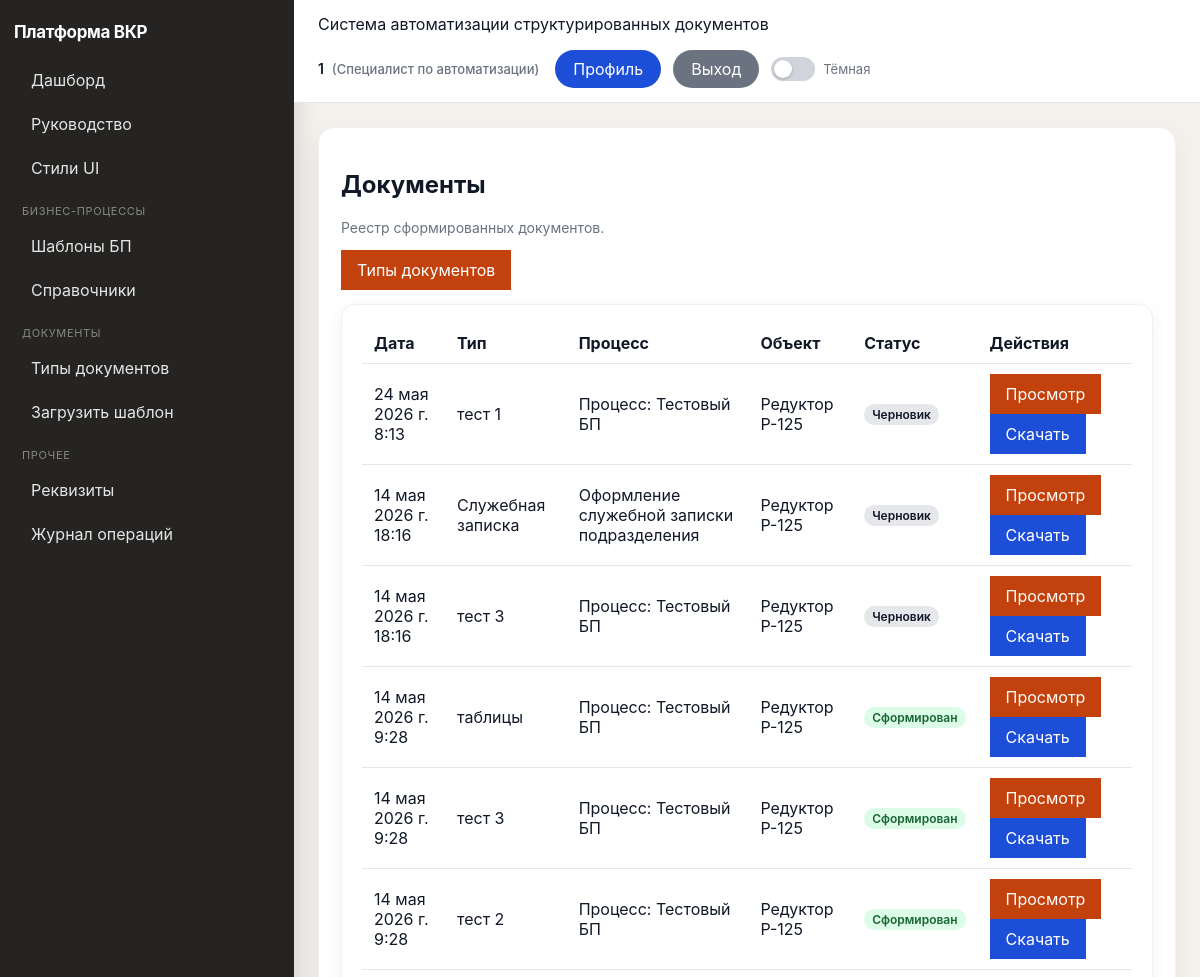
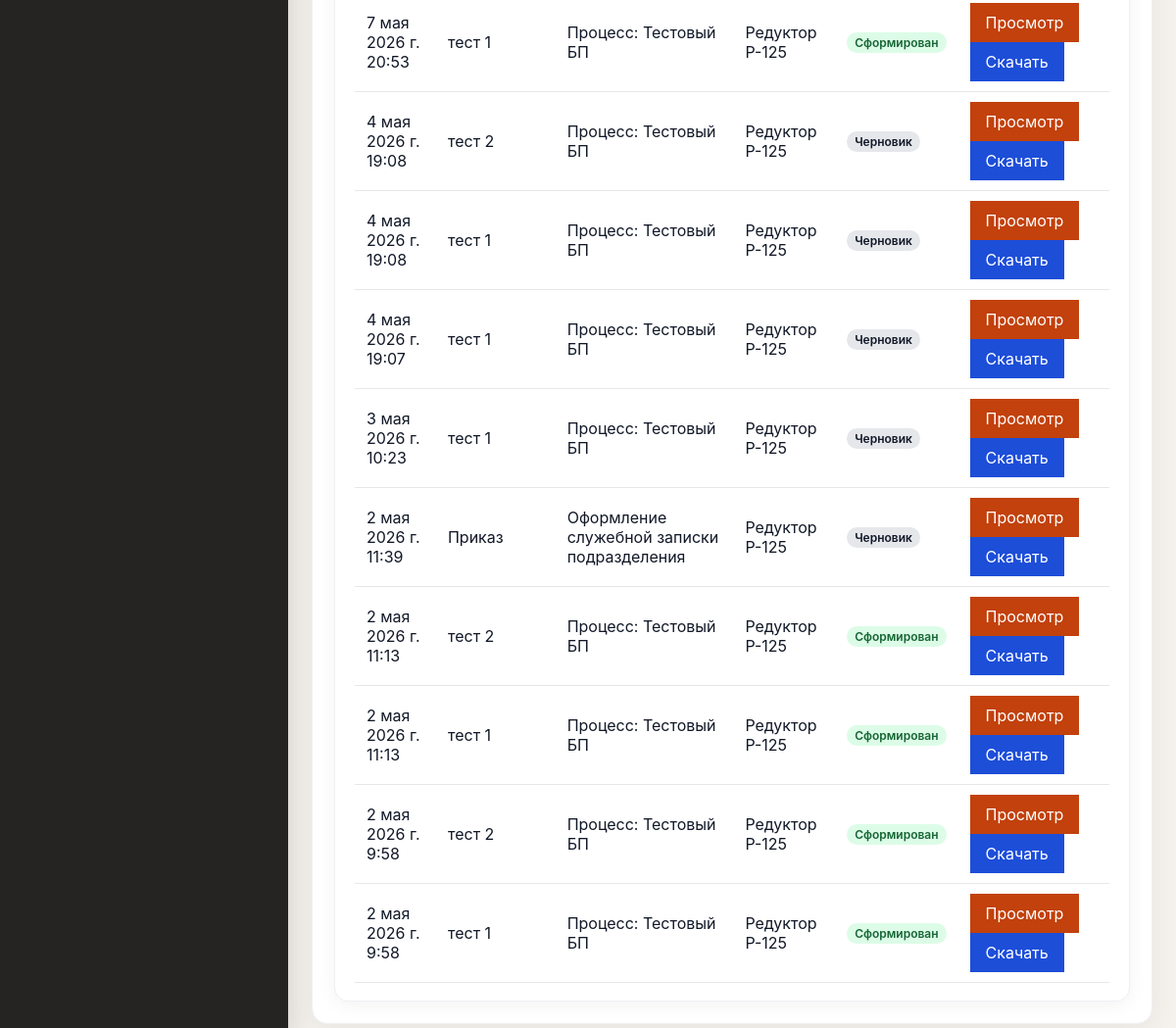
The app's page /ui/templates/ (signed in) with its own data (2 pictures, top to bottom).
### apps/users/models.py (models this page shows, shortened)
class Users(models.Model):
    user_id = models.BigAutoField(primary_key=True)
    login = models.CharField(max_length=150, unique=True)
    full_name = models.CharField(max_length=255)
    password = models.CharField(max_length=255, default="changeme")
    password_hash = models.CharField(max_length=255, blank=True)
    role_id = models.ForeignKey("roles.Roles", on_delete=models.PROTECT, related_name="users")
    class Meta:
        db_table = "Users"

### apps/roles/models.py (models this page shows, shortened)
class Roles(models.Model):
    role_id = models.BigAutoField(primary_key=True)
    role_name = models.CharField(max_length=50, unique=True)
    description = models.TextField(blank=True)
    class Meta:
        db_table = "Roles"

### apps/documents/models.py (models this page shows)
class Documents(models.Model):
    STATUS_CHOICES = (
        ("draft", "draft"),
        ("filled", "filled"),
        ("generated", "generated"),
        ("archived", "archived"),
    )
    document_id = models.BigAutoField(primary_key=True)
    status = models.CharField(max_length=50, choices=STATUS_CHOICES, default="draft")
    created_at = models.DateTimeField(auto_now_add=True)
    document_type_id = models.ForeignKey("templates_cfg.DocumentTypes", on_delete=models.PROTECT, related_name="documents")
    object_id = models.ForeignKey("templates_cfg.ProductionObjects", on_delete=models.PROTECT, related_name="documents")
    user_id = models.ForeignKey("users.Users", on_delete=models.PROTECT, related_name="documents")
    process_id = models.ForeignKey("processes.Processes", on_delete=models.PROTECT, related_name="documents")
    generated_html = models.TextField(blank=True)
    generated_file = models.FileField(upload_to="generated_docs/", null=True, blank=True)
    table_rows_json = models.TextField(
        default="[]",
        blank=True,
        help_text="JSON-массив строк таблицы: [{\"col_key\": \"значение\", ...}, ...] для шаблонов с таблицей.",
    )
    class Meta:
        db_table = "Documents"
        ordering = ("-created_at",)

### apps/templates_cfg/models.py (models this page shows, shortened)
class DocumentTypes(models.Model):
    document_type_id = models.BigAutoField(primary_key=True)
    name = models.CharField(max_length=255)
    description = models.TextField(blank=True)
    template_file = models.FileField(upload_to="doc_templates/", null=True, blank=True)
    template_html = models.TextField(blank=True)
    has_table_template = models.BooleanField(
        default=False,
        help_text="В DOCX есть повторяющаяся таблица: две подряд строки с одинаковыми плейсхолдерами; ключи не дублируются в каталоге полей.",
    )
    table_anchor_json = models.TextField(
        blank=True,
        default="",
        help_text="JSON: индекс таблицы и две строки-шаблона, например {\"table_idx\":0,\"row0\":1,\"row1\":2}.",
    )
    class Meta:
        db_table = "DocumentTypes"

class ProductionObjects(models.Model):
    object_id = models.BigAutoField(primary_key=True)
    object_type = models.CharField(max_length=255)
    name = models.CharField(max_length=255)
    source_record = models.ForeignKey(
        "bpm.DictionaryRecord",
        on_delete=models.SET_NULL,
        null=True,
        blank=True,
        related_name="production_objects",
        help_text="Если задано — объект создан из записи справочника.",
    )
    class Meta:
        db_table = "ProductionObjects"

### apps/processes/models.py (models this page shows, shortened)
class Processes(models.Model):
    process_id = models.BigAutoField(primary_key=True)
    name = models.CharField(max_length=255)
    description = models.TextField(blank=True)
    class Meta:
        db_table = "Processes"

### apps/templates_cfg/views.py (the view)
# urls.py: path("ui/templates/", UITemplateListView.as_view(), name="ui-templates"),
class UITemplateListView(LoginRequiredRoleMixin, View):
    allowed_roles = {"ADMIN", "SPECIALIST"}
    def get(self, request):
        documents = Documents.objects.select_related("document_type_id", "process_id", "object_id", "user_id").all()[:200]
        return render(request, "ui/specialist/documents_registry.html", {"documents": documents})

### apps/users/context_processors.py (called while the page is built)
def current_enterprise_user(request):
    return {"current_enterprise_user": get_request_user(request)}

### apps/users/permissions.py (called while the page is built)
def get_request_user(request):
    params = getattr(request, "query_params", getattr(request, "GET", {}))
    user_id = request.session.get("user_id") or request.headers.get("X-User-Id") or params.get("user_id")
    if not user_id:
        return None
    try:
        return Users.objects.select_related("role_id").get(user_id=user_id)
    except Users.DoesNotExist:
        return None

### apps/users/templatetags/ui_labels.py (called while the page is built)
@register.filter
def role_ru(value):
    return ROLE_LABELS.get(value, value)

@register.filter
def status_ru(value):
    return STATUS_LABELS.get(value, value)

### apps/users/ui_permissions.py (called while the page is built)
    @method_decorator(csrf_protect)
    def dispatch(self, request, *args, **kwargs):
        user = get_request_user(request)
        if not user:
            return redirect("login-page")
        request.enterprise_user = user
        if self.allowed_roles and user.role_id.role_name not in self.allowed_roles:
            return redirect("dashboard")
        return super().dispatch(request, *args, **kwargs)

### templates/ui/specialist/documents_registry.html
{% extends "ui/base.html" %}
{% load ui_labels %}
{% block content %}
<h2>Документы</h2>
<p class="text-muted">Реестр сформированных документов.</p>
<div style="margin-bottom:14px;">
  <a href="/ui/document-types/" class="btn btn-edit">Типы документов</a>
</div>
<div class="card">
<table class="zebra">
  <thead><tr><th>Дата</th><th>Тип</th><th>Процесс</th><th>Объект</th><th>Статус</th><th>Действия</th></tr></thead>
  <tbody>
  {% for d in documents %}
    <tr>
      <td>{{ d.created_at }}</td>
      <td>{{ d.document_type_id.name }}</td>
      <td>{{ d.process_id.name }}</td>
      <td>{{ d.object_id.name }}</td>
      <td><span class="status-pill status-{{ d.status }}">{{ d.status|status_ru }}</span></td>
      <td>
        <a href="/ui/documents/{{ d.document_id }}/preview/" class="btn btn-edit btn-inline">Просмотр</a>
        <a href="/ui/documents/{{ d.document_id }}/download/" class="btn btn-save btn-inline">Скачать</a>
      </td>
    </tr>
  {% empty %}
    <tr><td colspan="6">Документы отсутствуют</td></tr>
  {% endfor %}
  </tbody>
</table>
</div>
{% endblock %}

### templates/ui/base.html (shortened to what this page needs)
<!doctype html>
<html lang="ru">
<head>
</head>
{% load ui_labels %}
<body>
<div class="layout">
    <aside class="sidebar">
        <div class="brand">Платформа ВКР</div>
        <nav class="menu">
            <a href="/" class="{% if request.path == '/' %}active{% endif %}">Дашборд</a>
            <a href="/ui/help/" class="{% if '/ui/help/' in request.path %}active{% endif %}">Руководство</a>
            {% if current_enterprise_user %}
            <a href="{% url 'ui-system-styleguide' %}" class="{% if '/ui/system/styleguide' in request.path %}active{% endif %}">Стили UI</a>
                {% if current_enterprise_user.role_id.role_name == "ADMIN" %}
                    <div class="menu-title">Основное</div>
                    <a href="/ui/users/" class="{% if '/ui/users/' in request.path %}active{% endif %}">Пользователи</a>
                    <a href="/ui/roles/" class="{% if '/ui/roles/' in request.path %}active{% endif %}">Роли</a>
                    <a href="/ui/documents/" class="{% if '/ui/documents/' in request.path %}active{% endif %}">Документы</a>
                    <div class="menu-title">Контроль</div>
                    <a href="/ui/logs/" class="{% if '/ui/logs/' in request.path %}active{% endif %}">Журнал операций</a>
                {% elif current_enterprise_user.role_id.role_name == "SPECIALIST" %}
                    <div class="menu-title">Бизнес-процессы</div>
                    <a href="/ui/bpm/process-templates/" class="{% if '/ui/bpm/process-templates' in request.path %}active{% endif %}">Шаблоны БП</a>
                    <a href="/ui/bpm/dictionaries/" class="{% if '/ui/bpm/dictionaries' in request.path %}active{% endif %}">Справочники</a>
                    <div class="menu-title">Документы</div>
                    <a href="/ui/document-types/" class="{% if '/ui/document-types/' in request.path %}active{% endif %}">Типы документов</a>
                    <a href="/ui/templates/create/" class="{% if '/ui/templates/create' in request.path %}active{% endif %}">Загрузить шаблон</a>
                    <div class="menu-title">Прочее</div>
                    <a href="/ui/requisites/" class="{% if '/ui/requisites/' in request.path %}active{% endif %}">Реквизиты</a>
                    <a href="/ui/logs/" class="{% if '/ui/logs/' in request.path %}active{% endif %}">Журнал операций</a>
                {% endif %}
            {% endif %}
        </nav>
    </aside>
    <main class="main">
        <div class="topbar">
            <div>
                Система автоматизации структурированных документов
            </div>
            <div class="topbar-user">
                {% if current_enterprise_user %}
                    <span class="topbar-user-meta">
                        <strong>{{ current_enterprise_user.full_name }}</strong>
                        <span class="topbar-user-role">({{ current_enterprise_user.role_id.role_name|role_ru }})</span>
                    </span>
                    <div class="topbar-actions">
                        <a href="/profile/" class="btn btn-save btn-pill btn-inline">Профиль</a>
                        <a href="/logout/" class="btn btn-back btn-pill btn-inline">Выход</a>
                        <label class="theme-toggle" title="Тёмная тема">
                            <span class="theme-toggle-track" aria-hidden="true"></span>
                            <span class="theme-toggle-label">Тёмная</span>
                        </label>
                    </div>
                {% else %}
                    <a href="/login/" class="btn btn-save btn-pill">Вход</a>
                {% endif %}
            </div>
        </div>
        <div class="content">
            <div class="panel">
                {% block content %}{% endblock %}
            </div>
        </div>
    </main>
</div>
</body>
</html>

### templates/ui/base.html (style rules this page uses)
:root { --bg: #f5f2ed; --sidebar-bg: #252423; --sidebar-text: #e8e6e3; --card: #ffffff; --border: #e5e7eb; --card-border: #eef0f4; --topbar-bg: #ffffff; --text: #111827; --muted: #6b7280; --save: #1d4ed8; --edit: #c2410c; --delete: #b91c1c; --back: #6b7280; --info: #2563eb; --ok: #16a34a; --warn: #ca8a04; --err: #dc2626; --link: #2563eb; --row-hover: #f8fafc; --input-bg: #ffffff; --input-border: #d1d5db; --field-border: #f1f5f9; --readonly-bg: #f8fafc; --readonly-text: #334155; --panel-shadow: rgba(15, 23, 42, 0.06); --card-shadow: rgba(15, 23, 42, 0.05); --toggle-track: #d1d5db; --toggle-thumb: #ffffff; --inset-bg: #fafafa; }
body { font-family: -apple-system, BlinkMacSystemFont, "Segoe UI", sans-serif; margin: 0; background:var(--bg); color:var(--text); transition: background .2s, color .2s; }
.layout { display:flex; min-height: 100vh; }
.sidebar { width:264px; background:var(--sidebar-bg); color:var(--sidebar-text); padding:22px 16px 22px 14px; box-shadow: 4px 0 24px rgba(0,0,0,.12); }
.brand { font-weight:700; margin-bottom:18px; letter-spacing:-0.02em; color:#fff; font-size:17px; }
.menu-title { margin:16px 0 8px 8px; color:rgba(255,255,255,.45); font-size:11px; text-transform:uppercase; letter-spacing:.06em; }
.menu a { display:block; padding:10px 12px 10px 14px; text-decoration:none; color:rgba(255,255,255,.88); border-radius:10px; margin-bottom:4px; transition: background .15s; border-left:3px solid transparent; }
.main { flex:1; }
.topbar { background:var(--topbar-bg); border-bottom:1px solid var(--border); padding:14px 24px; display:flex; justify-content:space-between; align-items:center; gap:16px; flex-wrap:wrap; transition: background .2s, border-color .2s; }
.topbar-user { display:flex; align-items:center; gap:12px 16px; flex-wrap:wrap; justify-content:flex-end; }
.topbar-user-meta { font-size:14px; line-height:1.35; }
.topbar-user-meta strong { font-weight:600; }
.topbar-user-role { color:var(--muted); font-size:13px; font-weight:500; margin-left:4px; }
.topbar-actions { display:inline-flex; align-items:center; gap:8px; flex-wrap:wrap; }
.theme-toggle { display:inline-flex; align-items:center; gap:8px; cursor:pointer; user-select:none; margin:0; }
.theme-toggle-track { width:44px; height:24px; background:var(--toggle-track); border-radius:999px; position:relative; transition: background .2s; flex-shrink:0; }
.theme-toggle-track::after { content:""; position:absolute; width:18px; height:18px; background:var(--toggle-thumb); border-radius:50%; top:3px; left:3px; transition: transform .2s, background .2s; box-shadow:0 1px 3px rgba(0,0,0,.25); }
.theme-toggle-label { font-size:13px; color:var(--muted); white-space:nowrap; }
.content { padding:24px; }
.panel { background:var(--card); border-radius:16px; padding:22px; box-shadow:0 8px 30px var(--panel-shadow); border:1px solid var(--card-border); transition: background .2s, border-color .2s, box-shadow .2s; }
table { width:100%; border-collapse: collapse; }
th, td { text-align:left; padding:10px 12px; border-bottom:1px solid var(--border); }
.btn { display:inline-block; padding:10px 16px; color:#fff; text-decoration:none; text-align:center; }
.btn-save { background:var(--save); }
.btn-edit { background:var(--edit); color:#fff; }
.btn-back { background:var(--back); color:#fff; }
.btn-inline { width:auto; margin:0 4px 0 0; }
.btn-pill { border-radius: 999px; padding: 9px 18px; }
.card { background:var(--card); border-radius:14px; padding:18px 20px; border:1px solid var(--card-border); box-shadow:0 4px 18px var(--card-shadow); transition: background .2s, border-color .2s, box-shadow .2s; }
.text-muted { color:var(--muted); font-size:14px; }
.status-pill { display:inline-block; padding:3px 8px; border-radius:999px; font-size:12px; font-weight:600; }
.status-draft { background:#e5e7eb; color:#111827; }
.status-generated { background:#dcfce7; color:#166534; }

### records on screen
Users: full_name "1", role_id.role_name|role_ru "Специалист по автоматизации"
Documents: created_at "24 мая 2026 г. 8:13", document_type_id.name "тест 1", process_id.name "Процесс: Тестовый БП", object_id.name "Редуктор Р-125", status|status_ru "Черновик"
Documents: created_at "14 мая 2026 г. 18:16", document_type_id.name "Служебная записка", process_id.name "Оформление служебной записки подразделения", object_id.name "Редуктор Р-125", status|status_ru "Черновик"
Documents: created_at "14 мая 2026 г. 18:16", document_type_id.name "тест 3", process_id.name "Процесс: Тестовый БП", object_id.name "Редуктор Р-125", status|status_ru "Черновик"
Documents: created_at "14 мая 2026 г. 9:28", document_type_id.name "таблицы", process_id.name "Процесс: Тестовый БП", object_id.name "Редуктор Р-125", status|status_ru "Сформирован"
Documents: created_at "14 мая 2026 г. 9:28", document_type_id.name "тест 3", process_id.name "Процесс: Тестовый БП", object_id.name "Редуктор Р-125", status|status_ru "Сформирован"
Documents: created_at "14 мая 2026 г. 9:28", document_type_id.name "тест 2", process_id.name "Процесс: Тестовый БП", object_id.name "Редуктор Р-125", status|status_ru "Сформирован"
Documents: created_at "7 мая 2026 г. 20:53", document_type_id.name "тест 1", process_id.name "Процесс: Тестовый БП", object_id.name "Редуктор Р-125", status|status_ru "Сформирован"
Documents: created_at "4 мая 2026 г. 19:08", document_type_id.name "тест 2", process_id.name "Процесс: Тестовый БП", object_id.name "Редуктор Р-125", status|status_ru "Черновик"
Documents: created_at "4 мая 2026 г. 19:08", document_type_id.name "тест 1", process_id.name "Процесс: Тестовый БП", object_id.name "Редуктор Р-125", status|status_ru "Черновик"
Documents: created_at "4 мая 2026 г. 19:07", document_type_id.name "тест 1", process_id.name "Процесс: Тестовый БП", object_id.name "Редуктор Р-125", status|status_ru "Черновик"
Documents: created_at "3 мая 2026 г. 10:23", document_type_id.name "тест 1", process_id.name "Процесс: Тестовый БП", object_id.name "Редуктор Р-125", status|status_ru "Черновик"
Documents: created_at "2 мая 2026 г. 11:39", document_type_id.name "Приказ", process_id.name "Оформление служебной записки подразделения", object_id.name "Редуктор Р-125", status|status_ru "Черновик"
Documents: created_at "2 мая 2026 г. 11:13", document_type_id.name "тест 2", process_id.name "Процесс: Тестовый БП", object_id.name "Редуктор Р-125", status|status_ru "Сформирован"
Documents: created_at "2 мая 2026 г. 11:13", document_type_id.name "тест 1", process_id.name "Процесс: Тестовый БП", object_id.name "Редуктор Р-125", status|status_ru "Сформирован"
Documents: created_at "2 мая 2026 г. 9:58", document_type_id.name "тест 2", process_id.name "Процесс: Тестовый БП", object_id.name "Редуктор Р-125", status|status_ru "Сформирован"
Documents: created_at "2 мая 2026 г. 9:58", document_type_id.name "тест 1", process_id.name "Процесс: Тестовый БП", object_id.name "Редуктор Р-125", status|status_ru "Сформирован"
